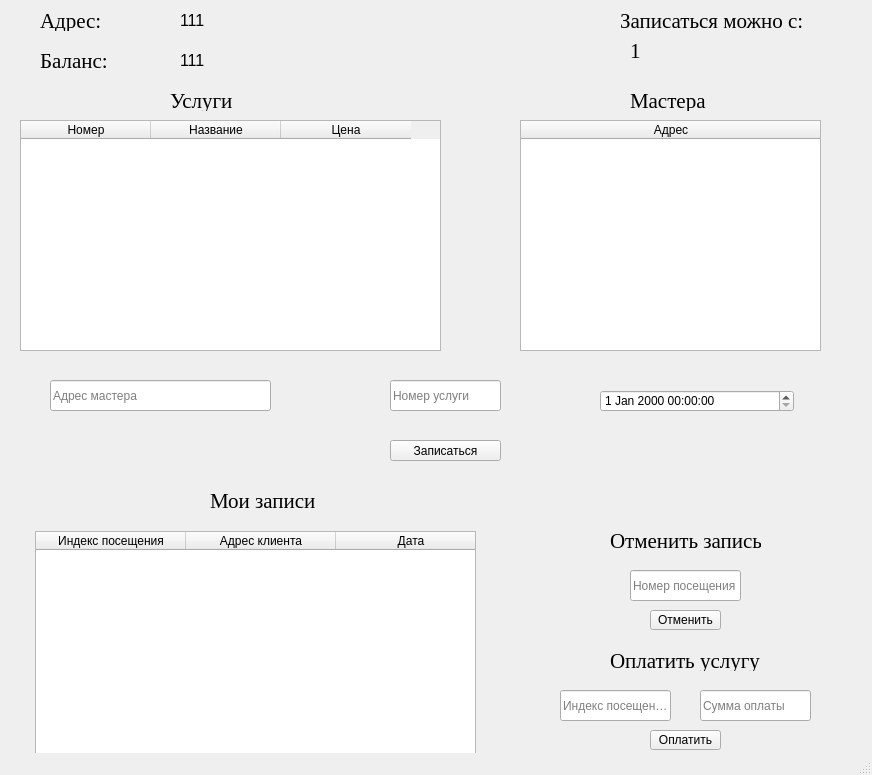
<?xml version="1.0" encoding="UTF-8"?>
<ui version="4.0">
 <class>MainWindow</class>
 <widget class="QMainWindow" name="MainWindow">
  <property name="geometry">
   <rect>
    <x>0</x>
    <y>0</y>
    <width>872</width>
    <height>775</height>
   </rect>
  </property>
  <property name="windowTitle">
   <string>Клиент</string>
  </property>
  <widget class="QWidget" name="centralwidget">
   <widget class="QLabel" name="label_3">
    <property name="geometry">
     <rect>
      <x>180</x>
      <y>50</y>
      <width>271</width>
      <height>20</height>
     </rect>
    </property>
    <property name="font">
     <font>
      <pointsize>12</pointsize>
     </font>
    </property>
    <property name="text">
     <string>111</string>
    </property>
   </widget>
   <widget class="QLabel" name="label_1">
    <property name="geometry">
     <rect>
      <x>40</x>
      <y>10</y>
      <width>81</width>
      <height>21</height>
     </rect>
    </property>
    <property name="font">
     <font>
      <family>Times New Roman</family>
      <pointsize>16</pointsize>
     </font>
    </property>
    <property name="text">
     <string>Адрес:</string>
    </property>
   </widget>
   <widget class="QLabel" name="label_5">
    <property name="geometry">
     <rect>
      <x>180</x>
      <y>10</y>
      <width>271</width>
      <height>20</height>
     </rect>
    </property>
    <property name="font">
     <font>
      <pointsize>12</pointsize>
     </font>
    </property>
    <property name="text">
     <string>111</string>
    </property>
   </widget>
   <widget class="QLabel" name="label_2">
    <property name="geometry">
     <rect>
      <x>40</x>
      <y>50</y>
      <width>71</width>
      <height>21</height>
     </rect>
    </property>
    <property name="font">
     <font>
      <family>Times New Roman</family>
      <pointsize>16</pointsize>
     </font>
    </property>
    <property name="text">
     <string>Баланс:</string>
    </property>
   </widget>
   <widget class="QLabel" name="label_6">
    <property name="geometry">
     <rect>
      <x>170</x>
      <y>90</y>
      <width>71</width>
      <height>21</height>
     </rect>
    </property>
    <property name="font">
     <font>
      <family>Times New Roman</family>
      <pointsize>16</pointsize>
     </font>
    </property>
    <property name="text">
     <string>Услуги</string>
    </property>
   </widget>
   <widget class="QTableWidget" name="tableWidget_3">
    <property name="geometry">
     <rect>
      <x>20</x>
      <y>120</y>
      <width>421</width>
      <height>231</height>
     </rect>
    </property>
    <attribute name="horizontalHeaderDefaultSectionSize">
     <number>130</number>
    </attribute>
    <column>
     <property name="text">
      <string>Номер</string>
     </property>
    </column>
    <column>
     <property name="text">
      <string>Название</string>
     </property>
    </column>
    <column>
     <property name="text">
      <string>Цена</string>
     </property>
    </column>
   </widget>
   <widget class="QLabel" name="label_4">
    <property name="geometry">
     <rect>
      <x>630</x>
      <y>90</y>
      <width>81</width>
      <height>21</height>
     </rect>
    </property>
    <property name="font">
     <font>
      <family>Times New Roman</family>
      <pointsize>16</pointsize>
     </font>
    </property>
    <property name="text">
     <string>Мастера</string>
    </property>
   </widget>
   <widget class="QTableWidget" name="tableWidget">
    <property name="geometry">
     <rect>
      <x>520</x>
      <y>120</y>
      <width>301</width>
      <height>231</height>
     </rect>
    </property>
    <property name="layoutDirection">
     <enum>Qt::LeftToRight</enum>
    </property>
    <property name="autoFillBackground">
     <bool>false</bool>
    </property>
    <attribute name="horizontalHeaderDefaultSectionSize">
     <number>300</number>
    </attribute>
    <column>
     <property name="text">
      <string>Адрес</string>
     </property>
    </column>
   </widget>
   <widget class="QLineEdit" name="lineEdit">
    <property name="geometry">
     <rect>
      <x>50</x>
      <y>380</y>
      <width>221</width>
      <height>31</height>
     </rect>
    </property>
    <property name="placeholderText">
     <string>Адрес мастера</string>
    </property>
   </widget>
   <widget class="QLineEdit" name="lineEdit_3">
    <property name="geometry">
     <rect>
      <x>390</x>
      <y>380</y>
      <width>111</width>
      <height>31</height>
     </rect>
    </property>
    <property name="placeholderText">
     <string>Номер услуги</string>
    </property>
   </widget>
   <widget class="QDateTimeEdit" name="dateTimeEdit">
    <property name="geometry">
     <rect>
      <x>600</x>
      <y>390</y>
      <width>194</width>
      <height>22</height>
     </rect>
    </property>
   </widget>
   <widget class="QPushButton" name="pushButton_4">
    <property name="geometry">
     <rect>
      <x>390</x>
      <y>440</y>
      <width>111</width>
      <height>21</height>
     </rect>
    </property>
    <property name="text">
     <string>Записаться</string>
    </property>
   </widget>
   <widget class="QLabel" name="label_7">
    <property name="geometry">
     <rect>
      <x>210</x>
      <y>490</y>
      <width>111</width>
      <height>21</height>
     </rect>
    </property>
    <property name="font">
     <font>
      <family>Times New Roman</family>
      <pointsize>16</pointsize>
     </font>
    </property>
    <property name="text">
     <string>Мои записи</string>
    </property>
   </widget>
   <widget class="QTableWidget" name="tableWidget_2">
    <property name="geometry">
     <rect>
      <x>35</x>
      <y>531</y>
      <width>441</width>
      <height>261</height>
     </rect>
    </property>
    <attribute name="horizontalHeaderDefaultSectionSize">
     <number>150</number>
    </attribute>
    <column>
     <property name="text">
      <string>Индекс посещения</string>
     </property>
    </column>
    <column>
     <property name="text">
      <string>Адрес клиента</string>
     </property>
    </column>
    <column>
     <property name="text">
      <string>Дата</string>
     </property>
    </column>
    <column>
     <property name="text">
      <string>Адрес мастера</string>
     </property>
    </column>
    <column>
     <property name="text">
      <string>Название</string>
     </property>
    </column>
    <column>
     <property name="text">
      <string>Цена</string>
     </property>
    </column>
    <column>
     <property name="text">
      <string>Статус оплаты</string>
     </property>
    </column>
   </widget>
   <widget class="QLabel" name="label_8">
    <property name="geometry">
     <rect>
      <x>610</x>
      <y>530</y>
      <width>151</width>
      <height>21</height>
     </rect>
    </property>
    <property name="font">
     <font>
      <family>Times New Roman</family>
      <pointsize>16</pointsize>
     </font>
    </property>
    <property name="text">
     <string>Отменить запись</string>
    </property>
   </widget>
   <widget class="QLineEdit" name="lineEdit_4">
    <property name="geometry">
     <rect>
      <x>630</x>
      <y>570</y>
      <width>111</width>
      <height>31</height>
     </rect>
    </property>
    <property name="placeholderText">
     <string>Номер посещения</string>
    </property>
   </widget>
   <widget class="QPushButton" name="pushButton_5">
    <property name="geometry">
     <rect>
      <x>650</x>
      <y>610</y>
      <width>71</width>
      <height>20</height>
     </rect>
    </property>
    <property name="text">
     <string>Отменить</string>
    </property>
   </widget>
   <widget class="QLineEdit" name="lineEdit_5">
    <property name="geometry">
     <rect>
      <x>560</x>
      <y>690</y>
      <width>111</width>
      <height>31</height>
     </rect>
    </property>
    <property name="placeholderText">
     <string>Индекс посещения</string>
    </property>
   </widget>
   <widget class="QPushButton" name="pushButton_6">
    <property name="geometry">
     <rect>
      <x>650</x>
      <y>730</y>
      <width>71</width>
      <height>20</height>
     </rect>
    </property>
    <property name="text">
     <string>Оплатить</string>
    </property>
   </widget>
   <widget class="QLabel" name="label_9">
    <property name="geometry">
     <rect>
      <x>610</x>
      <y>650</y>
      <width>151</width>
      <height>21</height>
     </rect>
    </property>
    <property name="font">
     <font>
      <family>Times New Roman</family>
      <pointsize>16</pointsize>
     </font>
    </property>
    <property name="text">
     <string>Оплатить услугу</string>
    </property>
   </widget>
   <widget class="QLineEdit" name="lineEdit_6">
    <property name="geometry">
     <rect>
      <x>700</x>
      <y>690</y>
      <width>111</width>
      <height>31</height>
     </rect>
    </property>
    <property name="placeholderText">
     <string>Сумма оплаты</string>
    </property>
   </widget>
   <widget class="QLabel" name="label_10">
    <property name="geometry">
     <rect>
      <x>620</x>
      <y>10</y>
      <width>191</width>
      <height>21</height>
     </rect>
    </property>
    <property name="font">
     <font>
      <family>Times New Roman</family>
      <pointsize>16</pointsize>
     </font>
    </property>
    <property name="text">
     <string>Записаться можно с:</string>
    </property>
   </widget>
   <widget class="QLabel" name="label_11">
    <property name="geometry">
     <rect>
      <x>630</x>
      <y>40</y>
      <width>161</width>
      <height>21</height>
     </rect>
    </property>
    <property name="font">
     <font>
      <family>Times New Roman</family>
      <pointsize>16</pointsize>
     </font>
    </property>
    <property name="text">
     <string>1</string>
    </property>
   </widget>
  </widget>
  <widget class="QMenuBar" name="menubar">
   <property name="geometry">
    <rect>
     <x>0</x>
     <y>0</y>
     <width>872</width>
     <height>21</height>
    </rect>
   </property>
  </widget>
  <widget class="QStatusBar" name="statusbar"/>
 </widget>
 <resources/>
 <connections/>
</ui>
